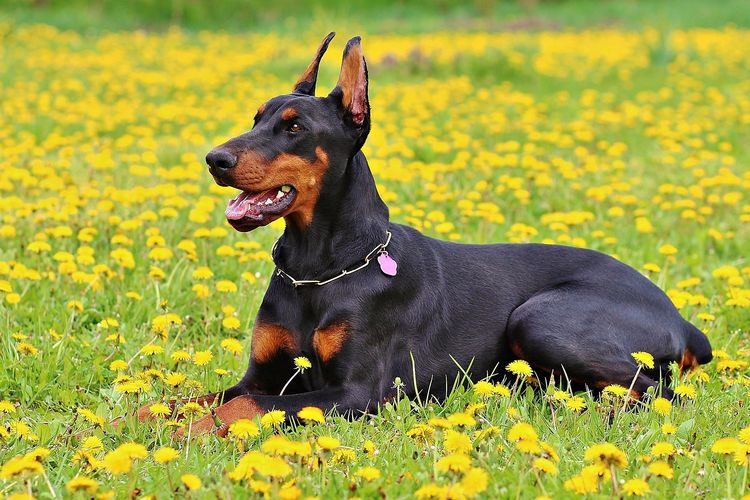
#> input picture project11/anjing.jpg, 750 x 500 px
$ python sobel.py   (older library calls are emulated)
#> lines starting #> are read from the running program, lines starting #| are printed output that depends on the picture; after the words box and inside, x2 and y2 are one past the last pixel; in counts of white or black regions, pixels touching at a corner belong together
import cv2
import numpy as np

image = cv2.imread('anjing.jpg', cv2.IMREAD_GRAYSCALE)
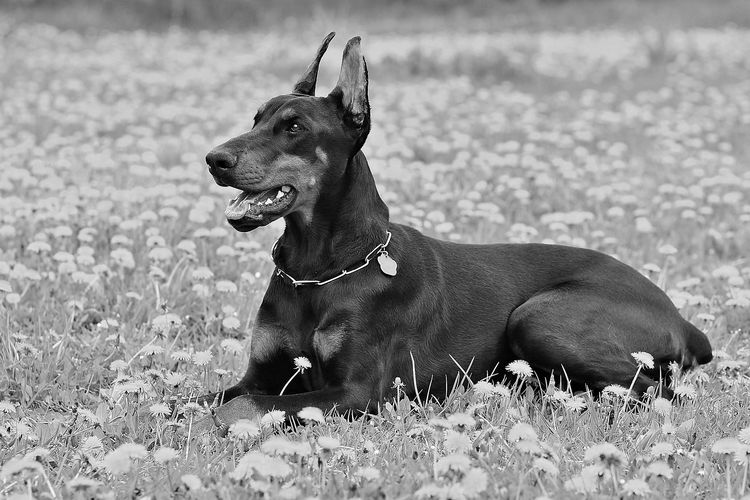
#> image: shape (500, 750); min 0, max 255, mean 147.6

sobelx = cv2.Sobel(image, cv2.CV_64F, 1, 0, ksize=5) #sobel X
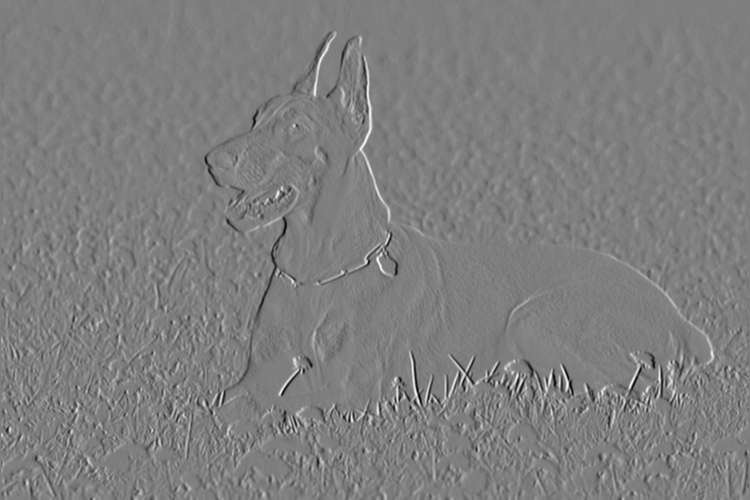
#> sobelx: shape (500, 750) float64; min -10105, max 10192, mean -0.2; drawn with min black and max white
sobely = cv2.Sobel(image, cv2.CV_64F, 1, 0, ksize=5) #sobel Y

cv2.imshow('Sobel X', sobelx)
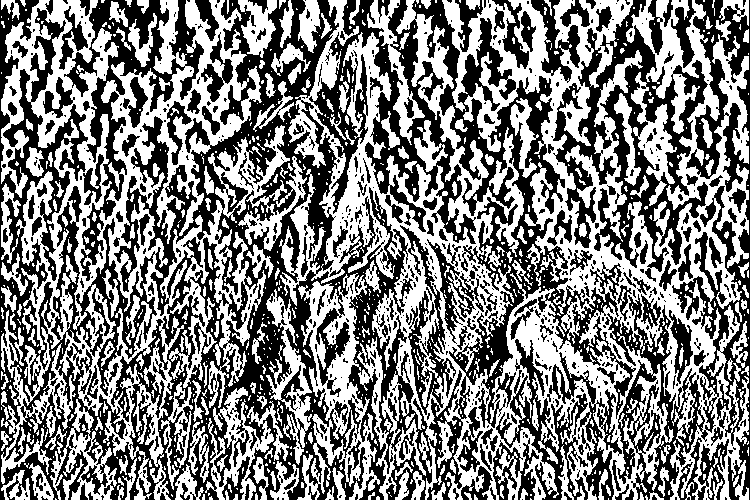
#> window 'Sobel X': shape (500, 750); 49.9% white; 859 white regions (644 under 20 px), largest, box (x1, y1, x2, y2) and area: (279, 0, 749, 500) 91205, (1, 0, 307, 500) 49637, (297, 273, 380, 500) 6890
cv2.imshow('Sobel Y', sobely)
cv2.waitKey()
cv2.destroyAllWindows()
